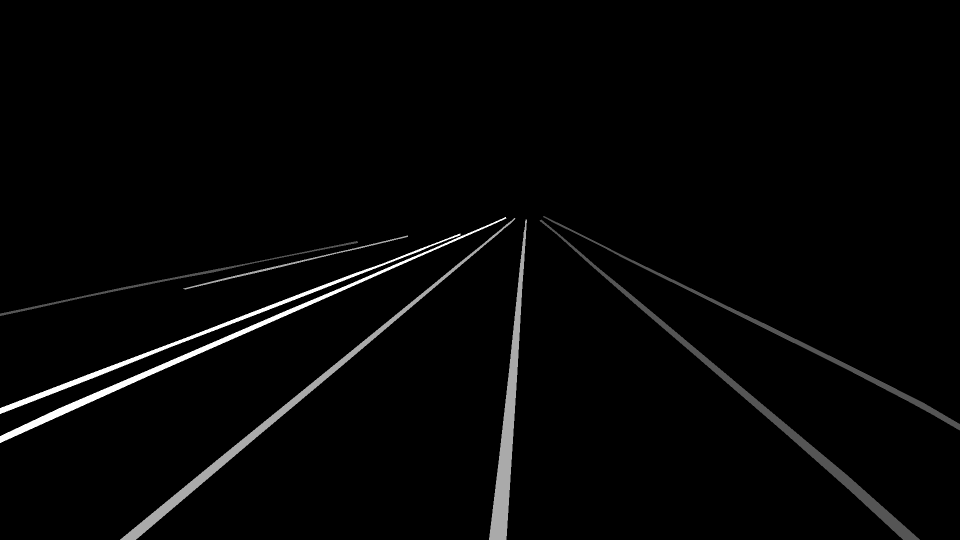
#> input picture test/f628438.png, 1920 x 1080 px, found by its file name (shown at 1/2 size)
$ python '拟合test2.py'
#> lines starting #> are read from the running program, lines starting #| are printed output that depends on the picture
#> further down, image is the input picture: shape (1080, 1920); min 0, max 3, mean 0.0607
import numpy as np
import cv2
import matplotlib.pyplot as plt

def sliding_window(img):
    # 求取整幅图像纵向直方图
    histogram = np.sum(img, axis=0)
#> histogram = 1920 values, max 593 at index 1012, min 0 at index 1054, mean 65.52
    plt.figure()
    plt.title('Vertical Projection Histogram')
    plt.plot(histogram)
    plt.show()
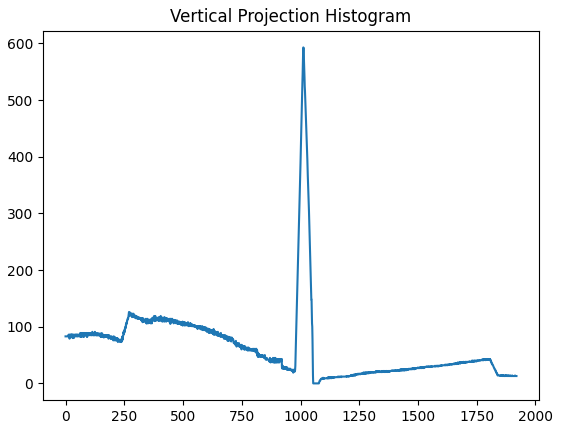
#> figure drawn by matplotlib, 1 panel; curve peaks at x = 1012, y = 593
    # 根据直方图确定左右线起始点区域
    midpoint = histogram.shape[0] // 2
#> midpoint = 960
    leftx_base = np.argmax(histogram[:midpoint])
#> leftx_base = 270
    leftx_range = histogram[max(leftx_base - 100, 0):leftx_base + 100]
#> leftx_range = 200 values, max 126 at index 100, min 73 at index 53, mean 99.86
    leftx_base = np.where(leftx_range == np.max(leftx_range))[0]
#> leftx_base = [100]
    print(leftx_base)
#| [100]
    rightx_base = np.argmax(histogram[midpoint:]) + midpoint
#> rightx_base = 1012
    rightx_range = histogram[rightx_base - 100:rightx_base + 100]
#> rightx_range = 200 values, max 593 at index 100, min 0 at index 142, mean 132.5
    rightx_base = np.where(rightx_range == np.max(rightx_range))[0]
#> rightx_base = [100]
    print(rightx_base)
#| [100]
    # 滑动窗口参数设置
    nwindows = 15
    margin = 50
    minpix = 5
    window_height = img.shape[0] // nwindows
#> window_height = 72

    # 找到图像所有非零点
    nonzero = img.nonzero()
#> nonzero = 65691 positions, rows 432 to 1079, columns 0 to 1919
    nonzeroy = np.array(nonzero[0])
    nonzerox = np.array(nonzero[1])

    left_lane_inds = []
    right_lane_inds = []

    # 开始滑动窗口检测
    for window in range(nwindows):
        win_y_low = img.shape[0] - (window + 1) * window_height
        win_y_high = img.shape[0] - window * window_height
        win_xleft_low = leftx_base - margin
        win_xleft_high = leftx_base + margin
        win_xright_low = rightx_base - margin
        win_xright_high = rightx_base + margin

        good_left_inds = ((nonzeroy >= win_y_low) & (nonzeroy < win_y_high) &
                          (nonzerox >= win_xleft_low) & (nonzerox < win_xleft_high)).nonzero()[0]
        good_right_inds = ((nonzeroy >= win_y_low) & (nonzeroy < win_y_high) &
                           (nonzerox >= win_xright_low) &  (nonzerox < win_xright_high)).nonzero()[0]

        if len(good_left_inds) > minpix:
            leftx_base = np.int32(np.mean(nonzerox[good_left_inds]))
        if len(good_right_inds) > minpix:
            rightx_base = np.int32(np.mean(nonzerox[good_right_inds]))

        left_lane_inds.append(good_left_inds)
        right_lane_inds.append(good_right_inds)
#> this loop made 15 passes
#> (win_xleft_low, win_xleft_high, win_xright_low, win_xright_high, leftx_base, rightx_base) on passes 4, 5, 7: ([50], [150], [50], [150], 93, 93), (43, 143, 43, 143, 109, 109), (59, 159, 59, 159, 106, 106)
#> (win_xleft_low, win_xleft_high, win_xright_low, win_xright_high) on passes 1, 2, 3, 6, 8, 9: ([50], [150], [50], [150]), ([50], [150], [50], [150]), ([50], [150], [50], [150]), (59, 159, 59, 159), (56, 156, 56, 156), (56, 156, 56, 156)
#> after the loop, left_lane_inds = 15 items; right_lane_inds = 15 items

    left_lane_inds = np.concatenate(left_lane_inds)
#> left_lane_inds = 3078 values, max 46410 at index 1908, min 12883 at index 2654, mean 36480
    right_lane_inds = np.concatenate(right_lane_inds)
#> right_lane_inds has the same summary as left_lane_inds

    leftx = nonzerox[left_lane_inds]
#> leftx = 3078 values, max 158 at index 2658, min 50 at index 152, mean 99.47
    lefty = nonzeroy[left_lane_inds]
#> lefty = 3078 values, max 862 at index 1906, min 594 at index 2654, mean 784.6
    rightx = nonzerox[right_lane_inds]
#> rightx has the same summary as leftx
    righty = nonzeroy[right_lane_inds]
#> righty has the same summary as lefty

    left_fit = np.polyfit(lefty, leftx, 2)
#> left_fit = [-0.00164, 2.28, -670.9]
    right_fit = np.polyfit(righty, rightx, 2)
#> right_fit = [-0.00164, 2.28, -670.9]

    return left_fit, right_fit

binary='../data/image/f628438.png'
image = cv2.imread(binary, cv2.IMREAD_GRAYSCALE)
# 测试
left_fit, right_fit = sliding_window(image)
#> left_fit = [-0.00164, 2.28, -670.9]; right_fit = [-0.00164, 2.28, -670.9]
print(left_fit, right_fit)
#| [-1.63511326e-03  2.27667066e+00 -6.70920553e+02] [-1.63511326e-03  2.27667066e+00 -6.70920553e+02]
# 绘图显示
